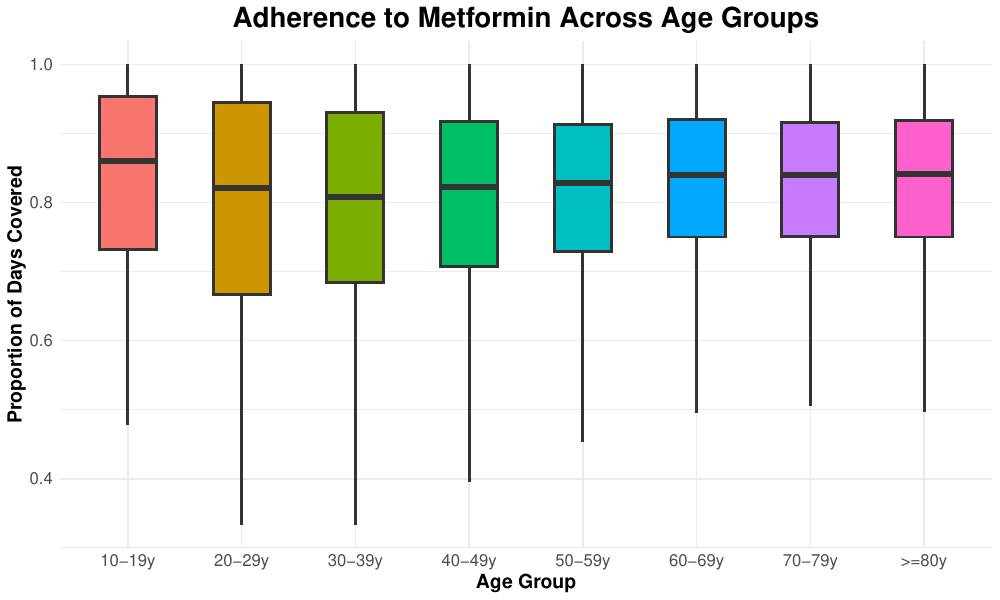

R code for this plot:
library(ggplot2)
library(data.table)

load("data/SNV_MET_ALL_BEFORE_POSITIVE.RData")

# discretize age
DT[, AGE_GROUP := cut(AGE, 
                      breaks = c(10, 20, 30, 40, 50, 60, 70, 80, 100),
                      labels = c("10-19y", "20-29y", "30-39y", "40-49y", "50-59y", "60-69y", "70-79y", ">=80y"))]

p <- ggplot(DT, aes(x = AGE_GROUP, y = PDC)) +
  geom_boxplot(aes(fill = AGE_GROUP), outlier.shape = NA, width = 0.5, linewidth = 1) +
  labs(x = "Age Group", y = "Proportion of Days Covered") +
  theme_minimal() +
  theme(legend.position = "none",
        plot.title = element_text(hjust = 0.5, size = 20, face = "bold"),
        axis.title.x = element_text(size = 14, face = "bold"),
        axis.title.y = element_text(size = 14, face = "bold"),
        axis.text = element_text(size = 12)) +
  ggtitle("Adherence to Metformin Across Age Groups")

print(p)

ggsave(filename = "plot_pdc_vs_age.pdf", plot = p, device = "pdf", 
       path = "plots/", width = 10, height = 6, dpi = 300)
